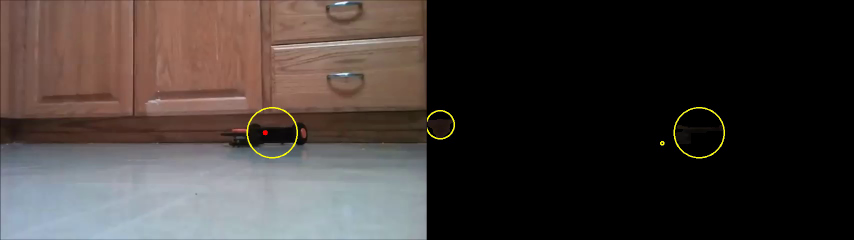
#> input picture frame 0 of Autonomous/code/Vision/data/fpv.avi, 1708 x 480 px, given in place of bodacious.mp4, which was not available (shown at 1/2 size)
$ python camshift.py
#> lines starting #> are read from the running program, lines starting #| are printed output that depends on the picture; after the words box and inside, x2 and y2 are one past the last pixel; in counts of white or black regions, pixels touching at a corner belong together; pictures that were not available may be replaced by others from this repository, and a replacement may not be noted
import numpy as np
import cv2

# TODO camshift seems to get lost on black background even with a well defined initial window location
# not sure if some kind of filtering would help

cap = cv2.VideoCapture('C:/Users/phahn/Desktop/bodacious.mp4')
# take first frame of the video
ret, frame = cap.read()
#> frame is the input picture: shape (480, 1708, 3); mean B, G, R 54.8, 57.7, 65.2
# setup initial location of window
r, h, c, w = 175, 40, 285, 60  # simply hardcoded the values
track_window = (c, r, w, h)
# set up the ROI for tracking
roi = frame[r:r + h, c:c + w]
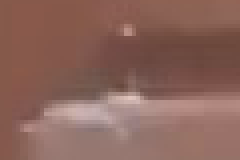
#> roi: shape (40, 60, 3) (shown 4 times larger); mean B, G, R 91, 100.6, 138.7
hsv_roi = cv2.cvtColor(roi, cv2.COLOR_BGR2HSV)
#> hsv_roi: shape (40, 60, 3); mean H, S, V 7.1, 90, 138.7
mask = cv2.inRange(hsv_roi, np.array((0., 60., 32.)), np.array((180., 255., 255.)))
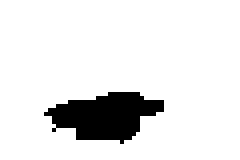
#> mask: shape (40, 60) (shown 4 times larger); 90% white; 1 black region, box (x1, y1, x2, y2) and area: (11, 23, 41, 36) 240
roi_hist = cv2.calcHist([hsv_roi], [0], mask, [180], [0, 180])
#> roi_hist = 180 values, max 623 at index 7, min 0 at index 0, mean 12
cv2.normalize(roi_hist, roi_hist, 0, 255, cv2.NORM_MINMAX)
# Setup the termination criteria, either 10 iteration or move by atleast 1 pt
term_crit = (cv2.TERM_CRITERIA_EPS | cv2.TERM_CRITERIA_COUNT, 10, 1)
while (1):
    ret, frame = cap.read()
    if ret == True:
        hsv = cv2.cvtColor(frame, cv2.COLOR_BGR2HSV)
#> hsv: shape (480, 1708, 3); mean H, S, V 25.3, 39.1, 68.9
        dst = cv2.calcBackProject([hsv], [0], roi_hist, [0, 180], 1)
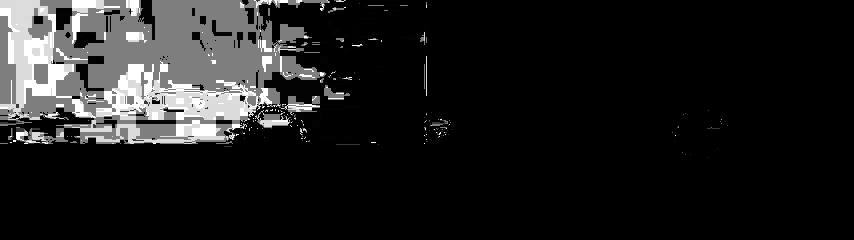
#> dst: shape (480, 1708) (shown at 1/2 size); min 0, max 255, mean 29.6
        # apply meanshift to get the new location
        ret, track_window = cv2.CamShift(dst, track_window, term_crit)
#> ret = ((307.5, 185), (68.45, 94.88), 93.06); track_window = (259, 150, 97, 70)
        # Draw it on image
        pts = cv2.boxPoints(ret)
#> pts = [[262, 148.3], [356.7, 153.4], [353, 221.7], [258.3, 216.6]]
        pts = np.int0(pts)
#> pts = [[261, 148], [356, 153], [353, 221], [258, 216]]
        img2 = cv2.polylines(frame, [pts], True, 255, 2)
        cv2.imshow('img2', img2)
        k = cv2.waitKey(60) & 0xff
#> (key Esc is pressed here)
        if k == 27:
            break
        else:
            cv2.imwrite(chr(k) + ".jpg", img2)
    else:
        break
cv2.destroyAllWindows()
cap.release()
